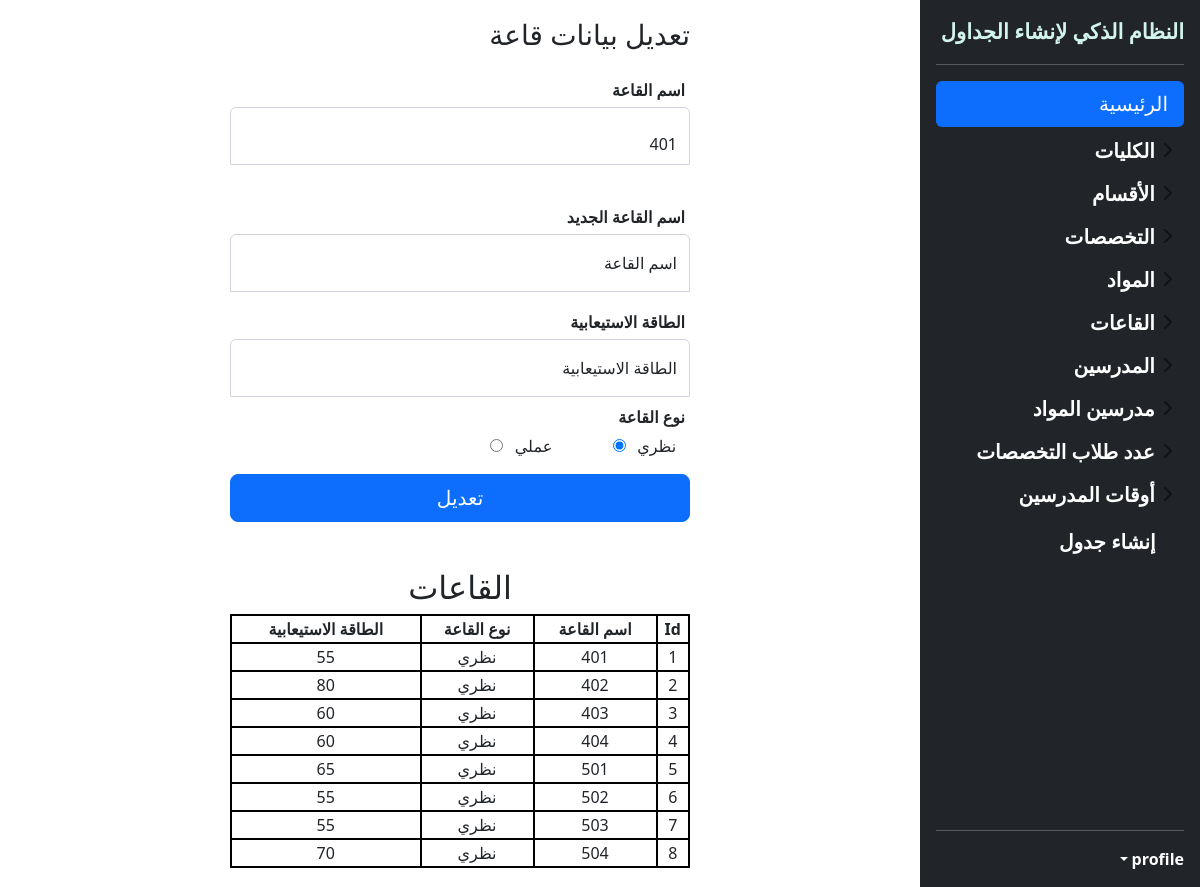
The app's page /update_room, older data.
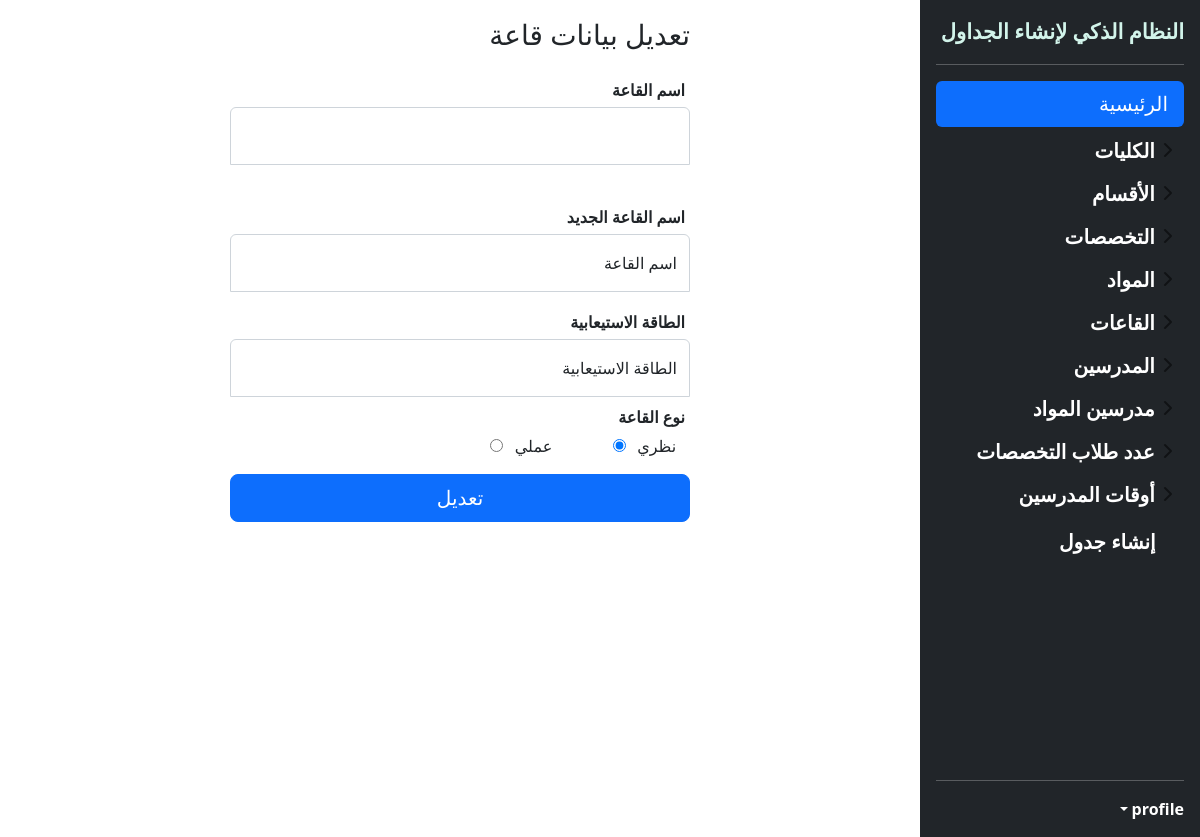
The same page, newer data.
### app.py (models this page shows)
class Room(db.Model):
    room_id = db.Column(db.Integer, primary_key=True)
    room_name = db.Column(db.String(70), unique=True, nullable=False)
    capacity = db.Column(db.Integer, nullable=False)
    room_type = db.Column(db.String(15), nullable=False)

### app.py (the view, shortened to what this page needs)
@app.route('/update_room', methods=['GET', 'POST'])
def update_room():
    all_rooms = db.session.query(Room).all()
    return render_template('updateRoom.html', all_rooms=all_rooms)

### templates/updateRoom.html
{% include 'header.html' %}
<aside class="cont">
<main class="form-signin w-50 m-auto">
  <form action="{{ url_for('update_room') }}" method="post">
    <h1 class="h3 mb-3 fw-normal">تعديل بيانات قاعة</h1>
      <label class="lab">اسم القاعة</label>
        <div class="form-floating">
      <select name="rName" class="form-control" id="floatingType">
          {% for r in all_rooms %}
          <option>{{ r.room_name}}</option>
          {% endfor %}
      </select>
    </div>
     <label class="lab">اسم القاعة الجديد</label>
    <div class="form-floating">
      <input type="text" autocomplete="off" class="form-control" name="newName" id="floatingInput" placeholder="اسم القاعة" required>
      <label for="floatingInput">اسم القاعة</label>
    </div>
      <label class="lab">الطاقة الاستيعابية</label>
    <div class="form-floating">
      <input type="text" autocomplete="off" class="form-control" name="cap" id="floatingInput" placeholder="الطاقة الاستيعابية" required>
      <label for="floatingInput">الطاقة الاستيعابية</label>
    </div>
   <label class="lab te">نوع القاعة</label>
       <div class="term-r">
      نظري<input type="radio" name="rType" class="term-r " id="t1" required value="نظري" checked>
       عملي<input type="radio" name="rType" id="t2" class="term-r" required value="عملي">
       </div>
    <button class="w-100 btn btn-lg btn-primary" type="submit">تعديل</button>
  </form>
        <article class="data">
         {% if all_rooms != [] %}
            <h2>القاعات</h2>
        <table class="tdata">
            <th>
            Id
            </th>
            <th>
                اسم القاعة
            </th>
        <th>
                نوع القاعة
            </th>
         <th>
                الطاقة الاستيعابية
            </th>
        {% for r in all_rooms %}
            <tr>
                <td>{{ r.room_id}}</td>
            <td>{{ r.room_name }}</td>
                <td>{{ r.room_type }}</td>
            <td>{{ r.capacity}}</td>
            </tr>
        {% endfor %}
            </table>
    {% endif %}
    </article>
</main>
</aside>
{% include 'footer.html' %}

Row changes from the older to the newer data that the page shows:
removed Room: room_id "1", room_name "401", room_type "نظري", capacity "55"
removed Room: room_id "2", room_name "402", room_type "نظري", capacity "80"
removed Room: room_id "3", room_name "403", room_type "نظري", capacity "60"
removed Room: room_id "4", room_name "404", room_type "نظري", capacity "60"
removed Room: room_id "5", room_name "501", room_type "نظري", capacity "65"
removed Room: room_id "6", room_name "502", room_type "نظري", capacity "55"
removed Room: room_id "7", room_name "503", room_type "نظري", capacity "55"
removed Room: room_id "8", room_name "504", room_type "نظري", capacity "70"
Text that changed along with them:
form field rName: "401" → (not shown)
text no longer shown: "القاعات Id اسم القاعة نوع القاعة الطاقة الاستيعابية"
